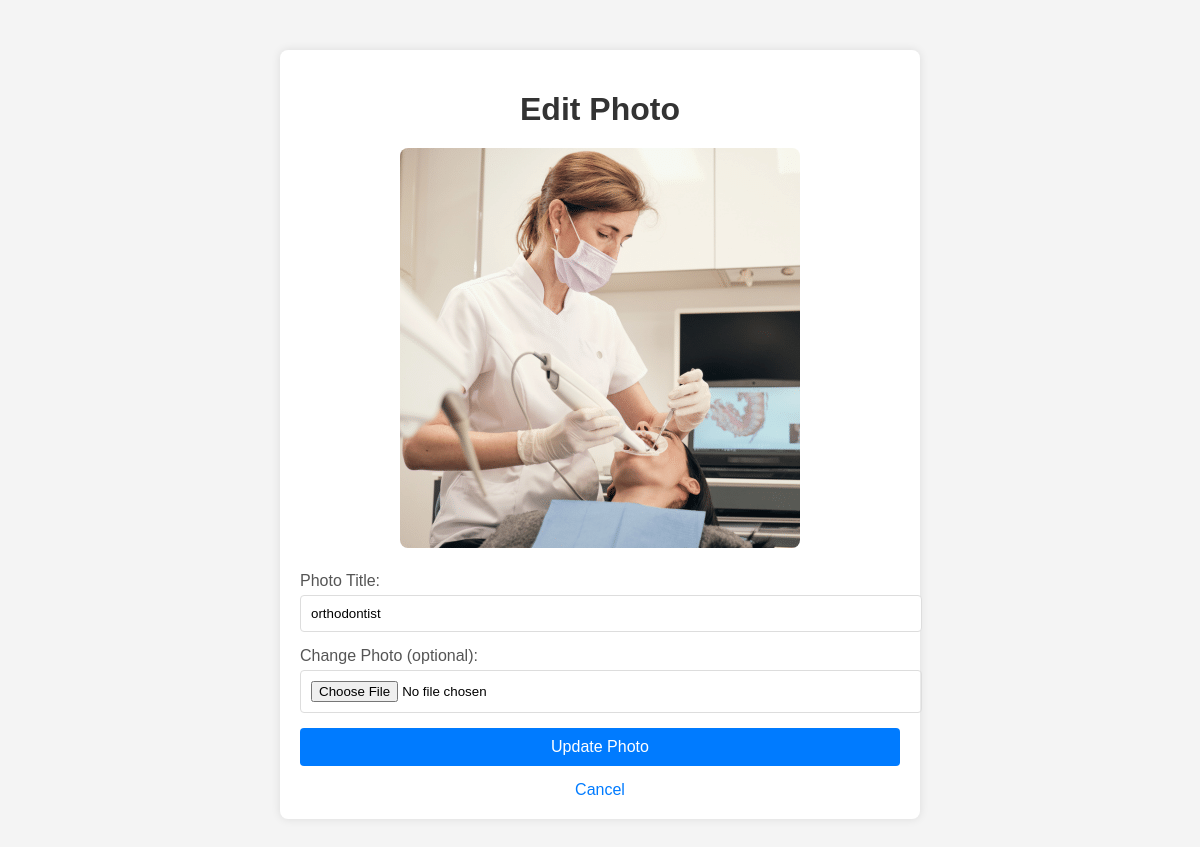
The app's page /hms/admin/edit_photo.php?edit=1 with its own data.
### tables this page shows
CREATE TABLE `photos` (
  `id` int(11) NOT NULL,
  `title` varchar(255) NOT NULL,
  `filename` varchar(255) NOT NULL,
  `category` varchar(50) NOT NULL
);

### hms/admin/edit_photo.php (the view, shortened to what this page needs)
<?php
$servername = "localhost";
$username = "root";
$password = "";
$dbname = "hms";
$conn = new mysqli($servername, $username, $password, $dbname);
if (isset($_GET['edit'])) {
    $id = intval($_GET['edit']);
    $sql = "SELECT * FROM photos WHERE id=$id";
    $result = $conn->query($sql);
    $photo = $result->fetch_assoc();
}
?>
<!DOCTYPE html>
<html lang="en">
<head>
    <link rel="stylesheet" href="https://cdnjs.cloudflare.com/ajax/libs/font-awesome/6.0.0-beta3/css/all.min.css">
</head>
<body>
    <div class="container">
        <h1>Edit Photo</h1>
        <div class="photo-preview">
            <img src="assets/images/<?php echo $photo['filename']; ?>" alt="Current Photo">
        </div>
        <form method="POST" enctype="multipart/form-data">
            <div class="form-group">
                <label for="title">Photo Title:</label>
                <input type="text" name="title" value="<?php echo htmlspecialchars($photo['title']); ?>" required>
            </div>
            <div class="form-group">
                <label for="photo">Change Photo (optional):</label>
                <input type="file" name="photo" accept="image/*">
            </div>
            <input type="submit" value="Update Photo">
        </form>
        <a href="upload.php" class="cancel-button">Cancel</a>
    </div>
</body>
</html>

### hms/admin/edit_photo.php (style rules this page uses)
body { font-family: Arial, sans-serif; background-color: #f4f4f4; margin: 0; padding: 0; }
.container { max-width: 600px; margin: 50px auto; padding: 20px; background: white; box-shadow: 0 0 10px rgba(0, 0, 0, 0.1); border-radius: 8px; }
h1 { text-align: center; color: #333; margin-bottom: 20px; }
.form-group { margin-bottom: 15px; }
label { display: block; margin-bottom: 5px; color: #555; }
input[type="text"], input[type="file"] { width: 100%; padding: 10px; border: 1px solid #ddd; border-radius: 4px; }
input[type="submit"] { width: 100%; padding: 10px; background: #007BFF; color: white; border: none; border-radius: 4px; cursor: pointer; font-size: 16px; }
.cancel-button { display: block; text-align: center; margin-top: 15px; text-decoration: none; color: #007bff; }
.photo-preview { text-align: center; margin-bottom: 20px; }
.photo-preview img { max-width: 100%; border-radius: 8px; }

### records on screen
photos: filename (picture), title "orthodontist"
